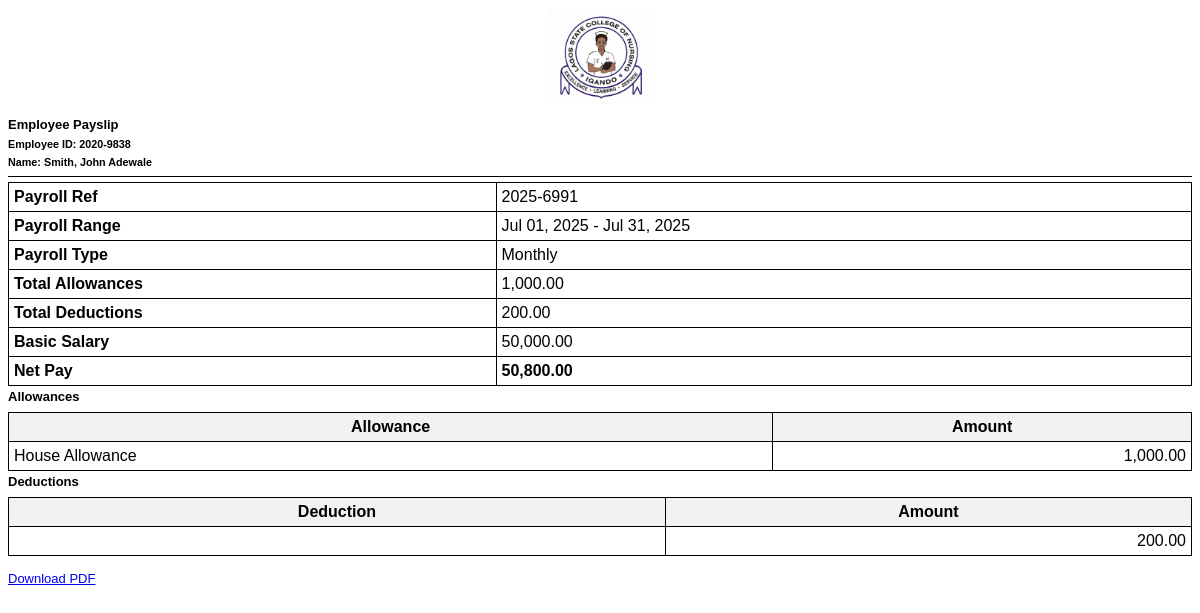
The page /view_payslip.php?id=23 on the database its author committed.
### tables this page shows
CREATE TABLE `payroll_items` (
  `id` int(30) NOT NULL,
  `payroll_id` int(30) NOT NULL,
  `employee_id` int(30) NOT NULL,
  `present` int(30) NOT NULL,
  `absent` int(10) NOT NULL,
  `late` text NOT NULL,
  `salary` double NOT NULL,
  `allowance_amount` double NOT NULL,
  `allowances` text NOT NULL,
  `deduction_amount` double NOT NULL,
  `deductions` text NOT NULL,
  `net` int(11) NOT NULL,
  `date_created` datetime NOT NULL DEFAULT current_timestamp()
);

CREATE TABLE `employee` (
  `id` int(20) NOT NULL,
  `employee_no` varchar(100) NOT NULL,
  `firstname` varchar(50) NOT NULL,
  `middlename` varchar(20) NOT NULL,
  `lastname` varchar(50) NOT NULL,
  `gender` varchar(100) NOT NULL,
  `department_id` int(30) NOT NULL,
  `position_id` int(30) NOT NULL,
  `salary` double NOT NULL
);

CREATE TABLE `payroll` (
  `id` int(30) NOT NULL,
  `ref_no` text NOT NULL,
  `date_from` date NOT NULL,
  `date_to` date NOT NULL,
  `type` tinyint(1) NOT NULL COMMENT '1 = monthly ,2 semi-monthly',
  `status` tinyint(1) NOT NULL DEFAULT 0 COMMENT '0 =New,1 = computed',
  `date_created` datetime NOT NULL DEFAULT current_timestamp()
);

### view_payslip.php (the view, shortened to what this page needs)
<?php
include 'db_connect.php';
$payroll = $conn->query("SELECT p.*, p.salary, concat(e.lastname,', ',e.firstname,' ',e.middlename) as ename,e.employee_no
    FROM payroll_items p
    INNER JOIN employee e ON e.id = p.employee_id
    INNER join payroll pay on pay.id = p.payroll_id
    WHERE p.id=" . $_GET['id']);
$data = $payroll->fetch_assoc();
extract($data);
$pay = $conn->query("SELECT * FROM payroll WHERE id = " . $payroll_id)->fetch_assoc();
$pt = array(1 => "Monthly", 2 => "Semi-Monthly");
$all_qry = $conn->query("SELECT * FROM allowances");
while ($row = $all_qry->fetch_assoc()) {
    $all_arr[$row['id']] = $row['allowance'];
}
$ded_qry = $conn->query("SELECT * FROM deductions");
while ($row = $ded_qry->fetch_assoc()) {
    $ded_arr[$row['id']] = $row['deduction'];
}
?>
<div class="logo">
    <img src="images/lascon.jpg" width="100">
</div>
<h4>Employee Payslip</h4>
<h5><b>Employee ID: </b> <?php echo $employee_no; ?></h5>
<h5><b>Name: </b> <?php echo ucwords($ename); ?></h5>
<div class="divider"></div>
<table>
    <tr>
        <td><b>Payroll Ref</b></td>
        <td><?php echo $pay['ref_no']; ?></td>
    </tr>
    <tr>
        <td><b>Payroll Range</b></td>
        <td><?php echo date("M d, Y", strtotime($pay['date_from'])) . " - " . date("M d, Y", strtotime($pay['date_to'])); ?></td>
    </tr>
    <tr>
        <td><b>Payroll Type</b></td>
        <td><?php echo $pt[$pay['type']]; ?></td>
    </tr>
    <tr>
        <td><b>Total Allowances</b></td>
        <td><?php echo number_format($allowance_amount, 2); ?></td>
    </tr>
    <tr>
        <td><b>Total Deductions</b></td>
        <td><?php echo number_format($deduction_amount, 2); ?></td>
    </tr>
    <tr>
        <td><b>Basic Salary</b></td>
        <td><?php echo number_format($salary, 2); ?></td>
    </tr>
    <tr>
        <td><b>Net Pay</b></td>
        <td><b><?php echo number_format($net, 2); ?></b></td>
    </tr>
</table>
<h4>Allowances</h4>
<table>
    <tr class="section-title">
        <th>Allowance</th>
        <th>Amount</th>
    </tr>
    <?php foreach (json_decode($allowances) as $val): ?>
    <tr>
        <td><?php echo $all_arr[$val->aid] . " Allowance"; ?></td>
        <td align="right"><?php echo number_format($val->amount, 2); ?></td>
    </tr>
    <?php endforeach; ?>
</table>
<h4>Deductions</h4>
<table>
    <tr class="section-title">
        <th>Deduction</th>
        <th>Amount</th>
    </tr>
    <?php foreach (json_decode($deductions) as $val): ?>
    <tr>
        <td><?php echo $ded_arr[$val->did]; ?></td>
        <td align="right"><?php echo number_format($val->amount, 2); ?></td>
    </tr>
    <?php endforeach; ?>
</table>
<?php
$html = ob_get_clean();
if (isset($_GET['format']) && $_GET['format'] == 'pdf') {
    require_once('tcpdf/tcpdf.php');
    $pdf = new TCPDF('P', 'mm', 'A4', true, 'UTF-8', false);
    $pdf->SetCreator(PDF_CREATOR);
    $pdf->SetAuthor('Your Company');
    $pdf->SetTitle('Payslip');
    $pdf->SetMargins(10, 10, 10);
    $pdf->setPrintHeader(false);
    $pdf->setPrintFooter(false);
    $pdf->AddPage();
    $pdf->writeHTML($html, true, false, true, false, '');
    $pdf->Output('payslip.pdf', 'I');
    exit;
} else {
    echo $html;
    echo '<br><a href="view_payslip.php?id=' . $_GET['id'] . '&format=pdf" target="_blank" class="btn btn-sm btn-info">Download PDF</a>';
}

### view_payslip.php (style rules this page uses)
h2, h4, h5 { margin: 0; padding: 3px 0; }
.divider { border-bottom: 1px solid #000; margin: 5px 0; }
table { border-collapse: collapse; width: 100%; margin-top: 5px; }
th, td { border: 1px solid #000; padding: 5px; }
.section-title { background-color: #f2f2f2; font-weight: bold; }
.logo { text-align:center; margin-bottom:10px; }

### rows shown on the page
payroll_items: employee.employee_no "2020-9838", allowance_amount "1,000.00", deduction_amount "200.00", salary "50,000.00", net "50,800.00"
payroll: ref_no "2025-6991", date_from "Jul 01, 2025", date_to "Jul 31, 2025", type "Monthly"

### other values the page prints
$ename "Smith, John Adewale"
$all_arr[$val->aid] "House"
$val->amount "1,000.00"
$val->amount "200.00"
